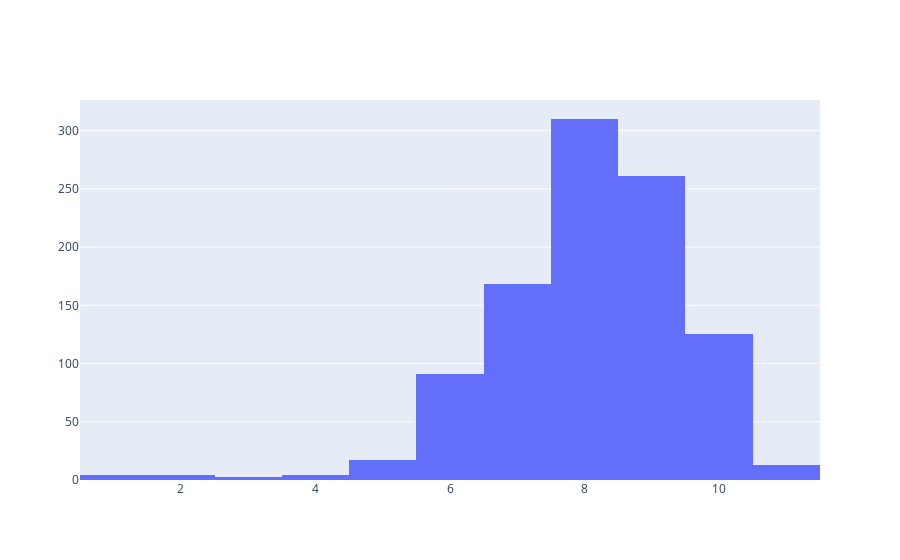

Here is the notebook cell this chart was saved with:
### Code cell
fig = go.Figure(
    data=[go.Histogram(x=tournament.scoreboard['hands'])]
)
fig.show()

### Figure 1 — Plotly figure (JSON) as saved in the notebook; plotly's stock layout.template omitted (floating-point values rounded to 4 significant figures; data arrays with more than 128 entries replaced by an {"elided": "..."} marker saying what was removed)
{"data": [{"type": "histogram", "x": {"elided": "1000 int values"}}], "layout": {"autosize": true, "xaxis": {"autorange": true, "range": [0.5, 11.5], "type": "linear"}, "yaxis": {"autorange": true, "range": [0, 326.3]}}}
